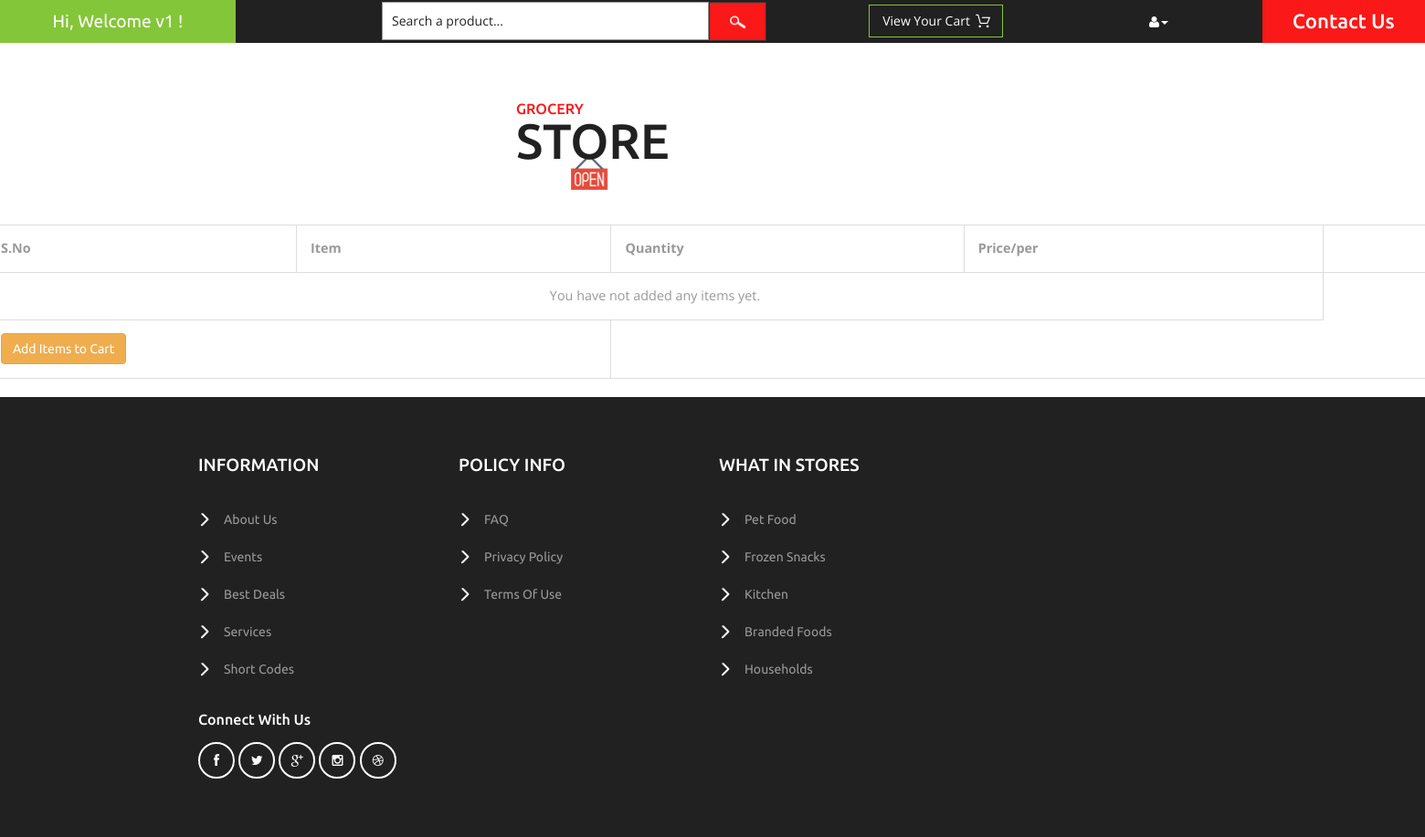
The page /cart/order-summary/ (signed in) on the database as committed earlier.
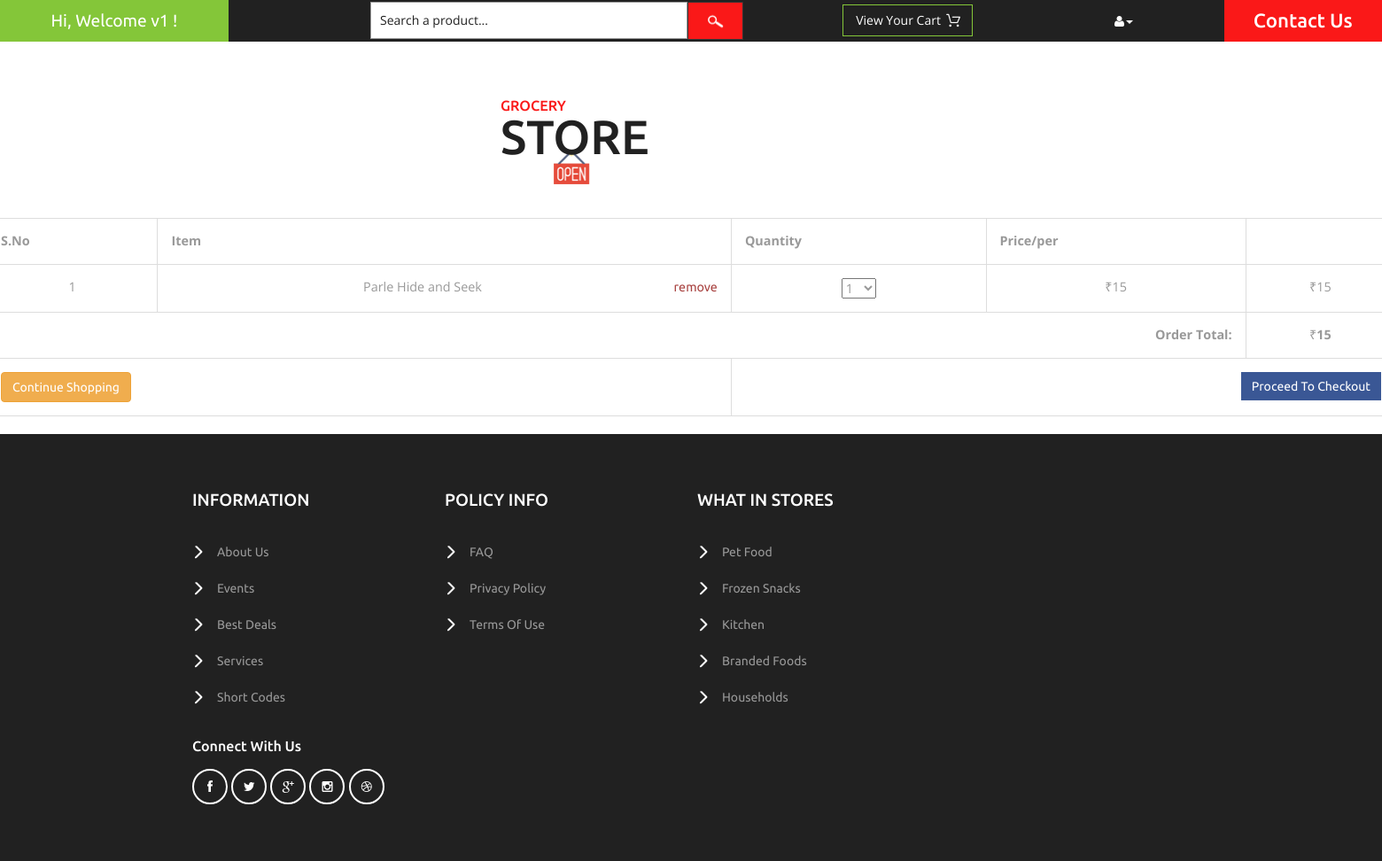
The same page on the database as committed later.
### cart/models.py (models this page shows, shortened)
class OrderItem(models.Model):
    product = models.ForeignKey(Product, on_delete=models.SET_NULL, null=True)
    is_ordered = models.BooleanField(default=False)
    date_added = models.DateTimeField(auto_now_add=True)
    date_ordered = models.DateTimeField(null=True)
    qty = models.IntegerField(null=True,default=1)
    ref_code = models.CharField(max_length=20)

class Order(models.Model):
    owner = models.ForeignKey(CustomerProfile, on_delete=models.SET_NULL, null=True, related_name='o')
    ref_code = models.CharField(max_length=20)
    items = models.ManyToManyField(OrderItem)
    is_ordered = models.BooleanField(default=False)
    date_ordered = models.DateTimeField(null=True)
    def get_cart_item(self):
        return self.items.all()
    def get_cart_total(self):
        return sum([item.product.cost*item.qty for item in self.items.all()])

### vendor/models.py (models this page shows, shortened)
class Product(models.Model):
    category = models.ForeignKey(Category, on_delete=models.CASCADE)
    prod_name = models.CharField(max_length=150)
    ingredients = models.TextField(max_length=264, blank=True)
    stock = models.IntegerField(default=0)
    cost = models.IntegerField(default=0)
    brand = models.CharField(max_length=150, blank=True)
    prod_pic = models.FileField(upload_to='documents/', blank=True)
    created_at = models.DateTimeField(auto_now_add=True)
    updated_at = models.DateTimeField(auto_now=True)

### cart/views.py (the view)
# urls.py: path('order-summary/', views.order_details, name='order_summary'),
@login_required(login_url='customer:login')
def order_details(request, **kwargs):
    existing_order = get_user_pending_order(request)
    context = {
        'order': existing_order
    }
    return render(request, 'cart/order_summary.html', context)

### cart/views.py (called while the page is built)
def get_user_pending_order(request):
    user_profile = get_object_or_404(CustomerProfile, Customer=request.user)
    ord = Order.objects.filter(owner=user_profile, is_ordered=False)
    if ord.exists():
        return ord[0]
    return 0

### customer/templatetags/customer_filters.py (called while the page is built)
@register.filter
def get_qty(stock):
    try:
        stock = int(stock)
    except ValueError:
        raise ValueError('Stock should be an integer!')
    if stock <= 10:
        return list(range(stock))
    else:
        return list(range(10))

@register.simple_tag()
def multiply(qty, unit_price, *args, **kwargs):
    return qty * unit_price

### cart/templates/cart/order_summary.html (shortened to what this page needs)
{% extends 'customer/base.html' %}
{% load customer_filters %}
{% block content %}
    <section>
        <div class="row">
            <table class="table table-hover table-bordered text-center">
                <tr class="text-center">
                    <th>S.No</th>
                    <th>Item</th>
                    <th>Quantity</th>
                    <th>Price/per</th>
                    <th></th>
                </tr>
                {% for item in order.get_cart_item %}
                    <tr>
                        <td>{{ forloop.counter }}</td>
                        <td>
                            {{ item.product.prod_name }}
                            <span class="pull-right">
              <a href="{% url 'cart:delete_from_cart' item.id %}" data-balloon="remove this item from cart"
                 class="text-danger" onclick="return confirm_delete();">
              remove
              </a>
            </span>
                        </td>
                        <td>
                            <select id="{{ item.id }}" onchange="mult(this)">
                                <option value="{{ item.qty }}" selected>{{ item.qty }}</option>
                            </select>
                        </td>
                        <td>₹{{ item.product.cost }}</td>
                        <td><span id="get_price{{ item.id }}">₹{% multiply item.product.cost item.qty %}</span></td>
                    </tr>
                {% empty %}
                    <tr>
                        <td colspan=4> You have not added any items yet.</td>
                    </tr>
                {% endfor %}
                <tr>
                    {% if order.get_cart_total != None %}
                        <td colspan=4>
                            <strong class="pull-right">Order Total:</strong>
                        </td>
                        <td colspan=2>
                            ₹<strong id="total">{{ order.get_cart_total }}</strong>
                        </td>
                    {% endif %}
                </tr>
                <tr>
                    <td colspan=2>
                        <a href="{% url 'customer:home' %}" class="btn btn-warning pull-left">
                            {% if order %}
                                Continue Shopping
                            {% else %}
                                Add Items to Cart
                            {% endif %}
                        </a>
                    </td>
                    <td colspan=3>
                        {% if order.get_cart_item %}
                            <a href="{% url 'cart:update' %}" class="pull-right btn btn-primary">Proceed To Checkout</a>
                        {% endif %}
                    </td>
                </tr>
            </table>
        </div>
    </section>
{% endblock %}

### customer/templates/customer/base.html (shortened to what this page needs)
{% load static %}
<!DOCTYPE html>
<html>
<head>
<link href="{% static 'customer/css/bootstrap.css' %}" rel="stylesheet" type="text/css" media="all" />
<link href="{% static 'customer/css/style.css' %}" rel="stylesheet" type="text/css" media="all" />
<link href="{% static 'customer/css/font-awesome.css' %}" rel="stylesheet" type="text/css" media="all" />
</head>
<body>
	<div class="header">
		<div class="offers">
            {% if user.is_authenticated %}
			<a>Hi, Welcome {{ user.username }} !</a>
            {% else %}
            <a>Hi, Welcome Today !</a>
            {% endif %}
		</div>
		<div class="search">
			<form action="#" method="post">
				<input type="text" name="Product" value="Search a product..." onfocus="this.value = '';" onblur="if (this.value == '') {this.value = 'Search a product...';}" required="">
				<input type="submit" value=" ">
			</form>
		</div>
		<div class="product_list_header">
			<form action="{% url 'cart:order_summary' %}" method="post" class="last">
                <fieldset>
                    {% if user.is_authenticated %}
                        <input type="submit" name="submit" value="View your cart" class="button" />
                    {% endif %}
                </fieldset>
            </form>
		</div>
		<div class="header_right">
			<ul>
				<li class="dropdown profile_details_drop">
					<a href="#" class="dropdown-toggle" data-toggle="dropdown"><i class="fa fa-user" aria-hidden="true"></i><span class="caret"></span></a>
				</li>
			</ul>
		</div>
		<div class="header_right1">
			<h2><a href="#">Contact Us</a></h2>
		</div>
	</div>
	<div class="logo_products">
		<div class="container" style="margin-left: 550px;">
			<div class="logo_products_left">
				<h1><a><span>Grocery</span> Store</a></h1>
			</div>
			<div class="clearfix"> </div>
		</div>
	</div>
{% block content %}
{% endblock %}
	<div class="footer">
		<div class="container" style="margin-left: 187px;">
			<div class="col-md-3 footer_grid">
				<h3>information</h3>
				<ul class="footer_grid_list">
					<li><a href="#">About Us</a></li>
                    <li><a href="#">Events</a></li>
                    <li><a href="#">Best Deals</a></li>
					<li><a href="#">Services</a></li>
					<li><a href="#">Short Codes</a></li>
				</ul>
			</div>
			<div class="col-md-3 footer_grid">
				<h3>policy info</h3>
				<ul class="footer_grid_list">
					<li><a href="#">FAQ</a></li>
					<li><a href="#">privacy policy</a></li>
					<li><a href="#">terms of use</a></li>
				</ul>
			</div>
			<div class="col-md-3 footer_grid">
				<h3>what in stores</h3>
				<ul class="footer_grid_list">
					<li><a href="#">Pet Food</a></li>
					<li><a href="#">Frozen Snacks</a></li>
					<li><a href="#">Kitchen</a></li>
					<li><a href="#">Branded Foods</a></li>
					<li><a href="#">Households</a></li>
				</ul>
			</div>
			<div class="clearfix"> </div>
			<div class="footer_grids">
				<div class="col-md-3 footer_grid footer_grids_footer">
					<div class="footer_grid_bottom">
						<h5>connect with us</h5>
						<ul class="social_icons">
							<li><a href="#" class="facebook"><i class="fa fa-facebook" aria-hidden="true"></i></a></li>
							<li><a href="#" class="twitter"><i class="fa fa-twitter" aria-hidden="true"></i></a></li>
							<li><a href="#" class="google"><i class="fa fa-google-plus" aria-hidden="true"></i></a></li>
							<li><a href="#" class="instagram"><i class="fa fa-instagram" aria-hidden="true"></i></a></li>
							<li><a href="#" class="dribbble"><i class="fa fa-dribbble" aria-hidden="true"></i></a></li>
						</ul>
					</div>
				</div>
				<div class="clearfix"> </div>
			</div>
		</div>
	</div>
</body>
</html>

Rows that differ between the two databases and show on the page:
added OrderItem: product.prod_name "Parle Hide and Seek", qty+id "1", product.cost "15", product+qty "15"
added Order: get_cart_total "15"
Other text that changed with them:
text no longer shown: "You have not added any items yet. Add Items to Cart"
text now shown: "Order Total: ₹ Continue Shopping Proceed To Checkout"
